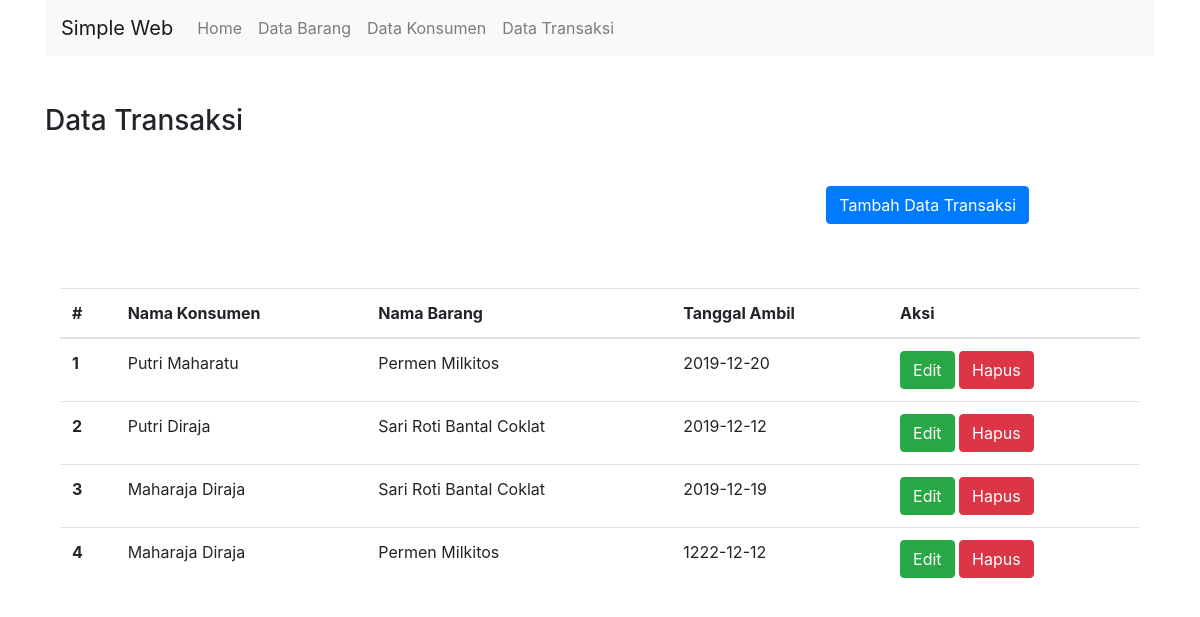
/index.php/transaksi, run on the app's committed database.
### tables this page shows
CREATE TABLE `data_transaksi` (
  `no` int(11) NOT NULL,
  `konsumen` varchar(50) NOT NULL,
  `nama_brg` varchar(50) NOT NULL,
  `tgl_ambil` date NOT NULL
);

CREATE TABLE `data_konsumen` (
  `no` int(11) NOT NULL,
  `nama` varchar(25) NOT NULL,
  `no_hp` varchar(15) NOT NULL
);

CREATE TABLE `data_barang` (
  `no` int(15) NOT NULL,
  `nama_brg` varchar(25) NOT NULL
);

### application/controllers/transaksi.php (called while the page is built, shortened)
<?php
	class transaksi extends CI_Controller
	{
		public function __construct()
		{
			$this->load->model("transaksi_mdl");
		}
		public function index()
		{
			$data['judul'] = 'Data Transaksi';
			$data['transaksi'] = $this->transaksi_mdl->getAlltransaksi();
			$data['konsumen'] = $this->transaksi_mdl->getAllkonsumen();
			$data['barang'] = $this->transaksi_mdl->getAllbarang();
			$this->load->view('templates/header', $data);
			$this->load->view('transaksi/index', $data);
			$this->load->view('templates/footer');
		}
	}
?>

### index.php (called while the page is built, shortened)
<?php
require_once BASEPATH.'core/CodeIgniter.php';

### application/models/transaksi_mdl.php (called while the page is built, shortened)
<?php
	class transaksi_mdl extends CI_model
	{
		public function getAlltransaksi()
		{
			$query = $this->db->get('data_transaksi');
			return $query->result_array();
		}
		public function getAllkonsumen()
		{
			$query = $this->db->get('data_konsumen');
			return $query->result_array();
		}
		public function getAllbarang()
		{
			$query = $this->db->get('data_barang');
			return $query->result_array();
		}
	}
?>

### application/views/transaksi/index.php (the view, shortened to what this page needs)
<div class="container mx-auto">
	<div class="row mt-5">
		<div class="col-md-12">
			<h3><?= $judul; ?></h3>
			<div class="col-md-12 mx-auto">
				<div class="row mt-5 offset-md-8">
					<div class="col-md-10 mx-auto">
						<a href="<?= base_url(); ?>transaksi/tambah" class="btn btn-primary">Tambah <?= $judul; ?></a>
					</div>
				</div>
			<table class="table">
				 <thead>
				 <tr>
					 <th scope="col">#</th>
					 <th scope="col">Nama Konsumen</th>
					 <th scope="col">Nama Barang</th>
					 <th scope="col">Tanggal Ambil</th>
					 <th scope="col">Aksi</th>
				 </tr>
			</thead>
			<tbody>
				<?php $i=1; foreach( $transaksi as $tsk ) : ?>
				 <tr>
					<th scope="row"><?= $i ?></th>
					<td>
					 	<?php foreach($konsumen as $kns):
					 	if($tsk["konsumen"] == $kns["no"]) :
					 		echo $kns["nama"];
					 	endif;
					 	endforeach;
					 	?>
					</td>
					<td>
						<?php foreach($barang as $brg):
					 	if($tsk["nama_brg"] == $brg["no"]) :
					 		echo $brg["nama_brg"];
					 	endif;
					 	endforeach;
					 	?>
					</td>
					<td><?= $tsk["tgl_ambil"] ?></td>
					<td>
						<a href="<?= base_url(); ?>transaksi/edit/<?= $tsk["no"]; ?>" class="btn btn-success">Edit</a>
						<a href="<?= base_url(); ?>transaksi/hapus/<?= $tsk["no"]; ?>" class="btn btn-danger" onclick="return confirm('Apakah anda ingin menghapus data ini?');">Hapus</a>
					</td>
				 </tr>
				<?php $i+=1; endforeach ?>
			 </tbody>
			</table>
		</div>
		</div>
	</div>
</div>

### data on the page
data_transaksi: tgl_ambil "2019-12-20"
data_konsumen: nama "Putri Maharatu"
data_barang: nama_brg "Permen Milkitos"
data_transaksi: tgl_ambil "2019-12-12"
data_konsumen: nama "Putri Diraja"
data_barang: nama_brg "Sari Roti Bantal Coklat"
data_transaksi: tgl_ambil "2019-12-19"
data_konsumen: nama "Maharaja Diraja"
data_transaksi: tgl_ambil "1222-12-12"

### other printed values
$judul "Data Transaksi"
